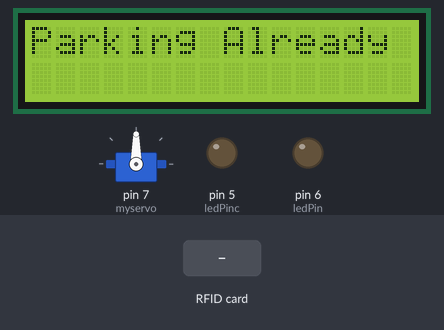
Recording of a sketch running on a simulated Arduino Uno, built with avr-gcc and run on an emulated ATmega328P. Shown: servo, 16×2 character LCD, output pins drawn as LEDs (lit = HIGH). Wiring (inferred from the names in the program): 3 × IR receiver: data pin 2 / data pin 3 / data pin 4. Inputs (shaded band) come from the test bench. Pins used as bus, display or sensor lines are not drawn; what the sketch prints to the serial monitor is not drawn.

Above: at 0.14 s.
At 1.3 s:
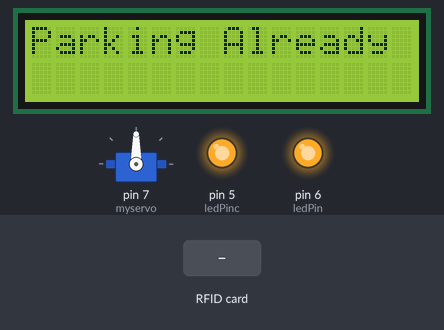
1.4 s: RFID card 3B 3B 96 22 held to the reader
2.9 s: RFID card 5E 7A 19 C4 held to the reader
Timing chart, 0 to 5.9 s (numbered marks = the images above; inputs shaded):
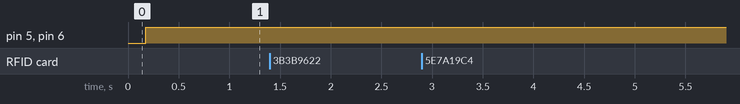

The sketch:

Ir_Sensor_Testing.ino
```cpp
#include <Wire.h>
#include <LiquidCrystal_I2C.h>
#include <SPI.h>
#include <MFRC522.h>
#include <Servo.h>

Servo myservo;  // create servo object to control a servo

//MMMMMMMMMMMMMMMMMMMMMMMMMMMMMMMMMMMMMMMMMMMMMMMMMMMM
#define SS_PIN 10
#define RST_PIN 9

//MMMMMMMMMMMMMMMMMMMMMMMMMMMMMMMMMMMMMMMMMMMMMMMMMMMM
byte readCard[4];
String MasterTag = "3B3B9622";
String tagID = "";

//MMMMMMMMMMMMMMMMMMMMMMMMMMMMMMMMMMMMMMMMMMMMMMMMMMMM
// Create instances
MFRC522 mfrc522(SS_PIN, RST_PIN);

// Set the LCD address to 0x27 for a 16 chars and 2 line display
LiquidCrystal_I2C lcd(0x27, 16, 2);

const int irSensorPin = 2; // Pin connected to the IR sensor output
const int irSensorPina = 3; // Pin connected to the IR sensor output2
const int irSensorPinb = 4; // Pin connected to the IR sensor output3

const int ledPinc= 5;     // Pin connected to the LED (optional)
const int ledPin = 6;     // Pin connected to the LED (optional) c

void setup() {
  pinMode(irSensorPin, INPUT); // Set the IR sensor pin as input
    pinMode(irSensorPina, INPUT); // Set the IR sensor pin as input
      pinMode(irSensorPinb, INPUT); // Set the IR sensor pin as input

  pinMode(ledPin, OUTPUT);     // Set the LED pin as output
  pinMode(ledPinc, OUTPUT);     // Set the LED pin as output c
    myservo.attach(7);  // attaches the servo on pin 9 to the servo object

  Serial.begin(9600);          // Initialize serial communication at 9600 bps

//  LCD
 // initialize the LCD
  lcd.begin();

  // Turn on the blacklight and print a message.
  lcd.backlight();
  lcd.print("Parking Already full");
  lcd.print("");


  //MMMMMMMMMMMMMMMMMMMMMMMMMMMMMMMMMMMMMMMMMMMMMMMMMMMM
  Serial.begin(9600);
  SPI.begin();
  //MMMMMMMMMMMMMMMMMMMMMMMMMMMMMMMMMMMMMMMMMMMMMMMMMMMM
  mfrc522.PCD_Init();
  delay(4);
  //Show details of PCD - MFRC522 Card Reader
  mfrc522.PCD_DumpVersionToSerial();
  //MMMMMMMMMMMMMMMMMMMMMMMMMMMMMMMMMMMMMMMMMMMMMMMMMMMM
  Serial.println("--------------------------");
  Serial.println(" Access Control ");
  Serial.println("Scan Your Card>>");
  //MMMMMMMMMMMMMMMMMMMMMMMMMMMMMMMMMMMMMMMMMMMMMMMMMMMM
}


void loop() {
  int sensorValue = digitalRead(irSensorPin); // Read the sensor value
   int sensorValuea = digitalRead(irSensorPina); // Read the sensor value
    int sensorValueb = digitalRead(irSensorPinb); // Read the sensor value
  Serial.print(sensorValue);
    Serial.println(sensorValuea);
      Serial.println(sensorValueb);

  if (sensorValue == HIGH && sensorValuea == HIGH && sensorValueb == HIGH) { // IR sensor detects an obstacle
    digitalWrite(ledPin, HIGH); // Turn on the LED
    digitalWrite(ledPinc, HIGH); // Turn on the LED
    myservo.write(90);
    Serial.println("Obstacle detected"); // Print message to Serial Monitor

  } if(sensorValue == LOW && sensorValuea == HIGH && sensorValueb == HIGH) {
    digitalWrite(ledPin, HIGH); // Turn on the LED
    digitalWrite(ledPinc, HIGH); // Turn on the LED
        myservo.write(0);
        delay(5000);
        myservo.write(90);

    Serial.println("No obstacle"); // Print message to Serial Monitor
  }if(sensorValue == HIGH && sensorValuea == LOW && sensorValueb == HIGH) {
    digitalWrite(ledPin, LOW); // Turn on the LED
    digitalWrite(ledPinc, HIGH); // Turn on the LED
    Serial.println("No obstacle"); // Print message to Serial Monitor
        myservo.write(0);
        delay(5000);
        myservo.write(90);

  }
  if(sensorValue == HIGH && sensorValuea == HIGH && sensorValueb == LOW) {
    digitalWrite(ledPin, HIGH); // Turn on the LED
    digitalWrite(ledPinc, LOW); // Turn on the LED
    myservo.write(0);
        delay(5000);
        myservo.write(90);
    Serial.println("No obstacle"); // Print message to Serial Monitor
  }if(sensorValue == LOW && sensorValuea == LOW && sensorValueb == LOW) {
    digitalWrite(ledPin, LOW); // Turn on the LED
    digitalWrite(ledPinc, LOW); // Turn on the LED
    myservo.write(0);
        delay(5000);
        myservo.write(90);
    Serial.println("No obstacle"); // Print message to Serial Monitor
  }

  delay(100); // Small delay to avoid spamming the Serial Monitor

 //----------------------------------------------------------------------
  //Wait until new tag is available
  while (getID()) {
    //MMMMMMMMMMMMMMMMMMMMMMMMMMMMMMMMMMMMMMMMMMMMMMMMMMMM
    if (tagID == MasterTag){
      Serial.println(" Access Granted!");
      Serial.println("--------------------------");
       //You can write any code here like, opening doors,
       //switching ON a relay, lighting up an LED etc...
    }
    //MMMMMMMMMMMMMMMMMMMMMMMMMMMMMMMMMMMMMMMMMMMMMMMMMMMM
    else{
      Serial.println(" Access Denied!");
      Serial.println("--------------------------");
    }
    //MMMMMMMMMMMMMMMMMMMMMMMMMMMMMMMMMMMMMMMMMMMMMMMMMMMM
    delay(2000);
    Serial.println(" Access Control ");
    Serial.println("Scan Your Card>>");
  }
  //----------------------------------------------------------------------

}

boolean getID()
{
  //MMMMMMMMMMMMMMMMMMMMMMMMMMMMMMMMMMMMMMMMMMMMMMMMMMMM
  // Getting ready for Reading PICCs
  //If a new PICC placed to RFID reader continue
  if ( ! mfrc522.PICC_IsNewCardPresent()) {
    return false;
  }
  //MMMMMMMMMMMMMMMMMMMMMMMMMMMMMMMMMMMMMMMMMMMMMMMMMMMM
  //Since a PICC placed get Serial and continue
  if ( ! mfrc522.PICC_ReadCardSerial()) {
  return false;
  }
  //MMMMMMMMMMMMMMMMMMMMMMMMMMMMMMMMMMMMMMMMMMMMMMMMMMMM
  tagID = "";
  // The MIFARE PICCs that we use have 4 byte UID
  for ( uint8_t i = 0; i < 4; i++) {
  //readCard[i] = mfrc522.uid.uidByte[i];
  // Adds the 4 bytes in a single String variable
  tagID.concat(String(mfrc522.uid.uidByte[i], HEX));
  }
  //MMMMMMMMMMMMMMMMMMMMMMMMMMMMMMMMMMMMMMMMMMMMMMMMMMMM
  tagID.toUpperCase();
  mfrc522.PICC_HaltA(); // Stop reading
  return true;
  //MMMMMMMMMMMMMMMMMMMMMMMMMMMMMMMMMMMMMMMMMMMMMMMMMMMM
}
```

Measured:
- after the input at 1.4 s, every drawn part: stays the same
- after the input at 2.9 s, every drawn part: stays the same
